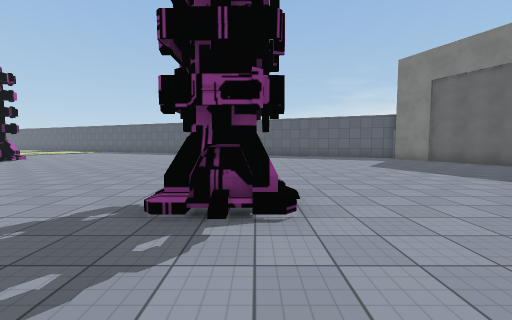
[1] (above)

20 first-person views from a walk through a 3-D level made in the Unity game engine. The camera is 1.5 m above the floor, tilts 4° down and sees 90° across. The floor is counted in squares, 2 m on a side. Each view is taken from the middle of a square. On the plan, view 1 faces up. The plan holds only what a view shows up to about 9 squares ahead; the rest is blank. The place goes on beyond the plan. Some animated figures are left out. Some surface patterns are stand-ins.

[2]
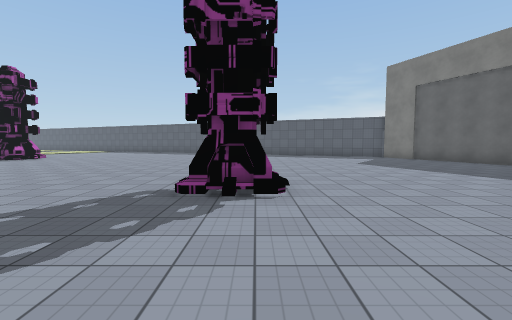

[3]
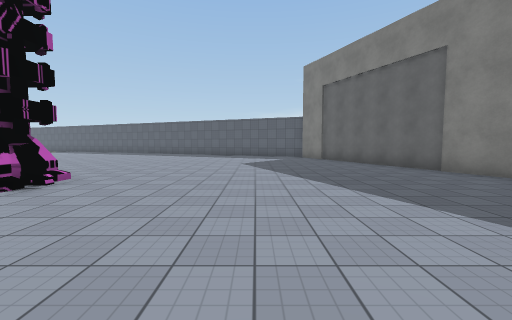

[4]
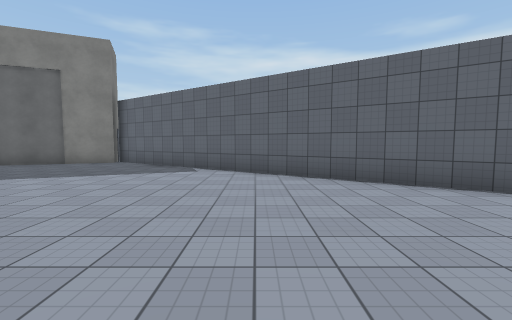

[5]
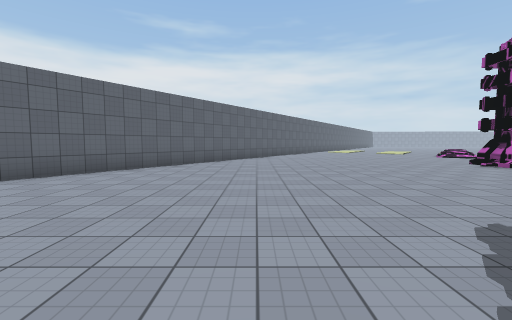

[6]
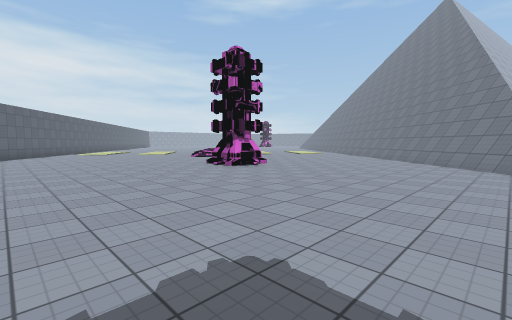

[7]
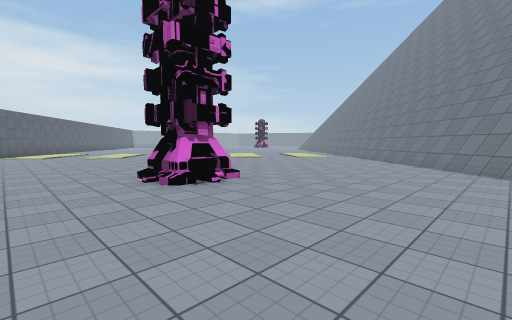

[8]
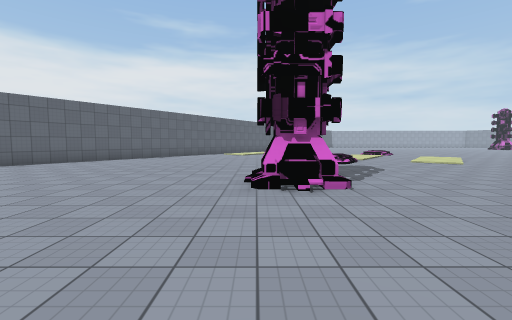

[9]
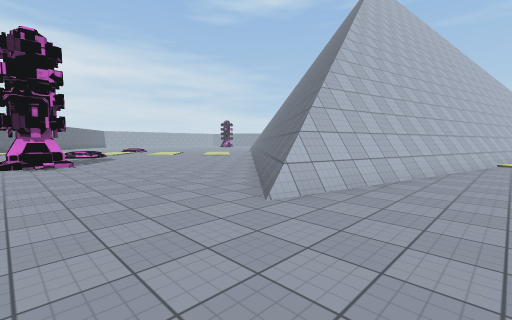

[10]
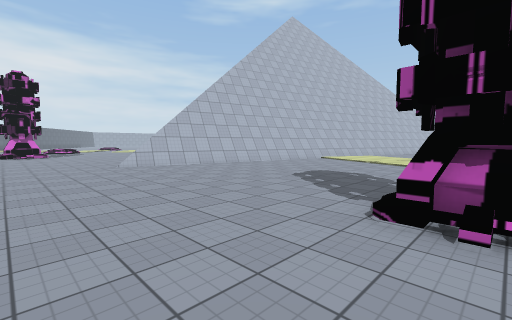

[11]
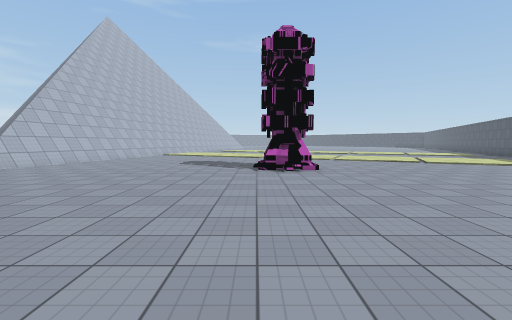

[12]
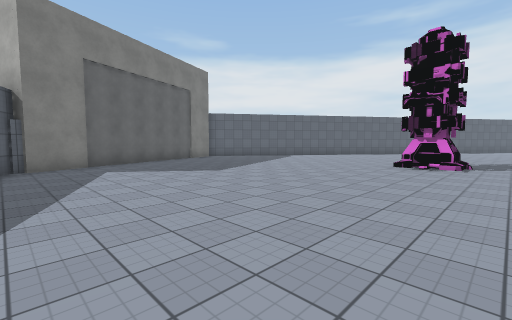

[13]
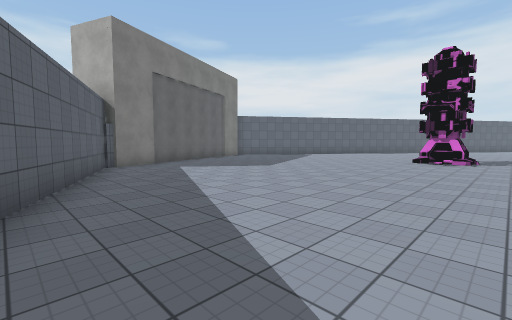

[14]
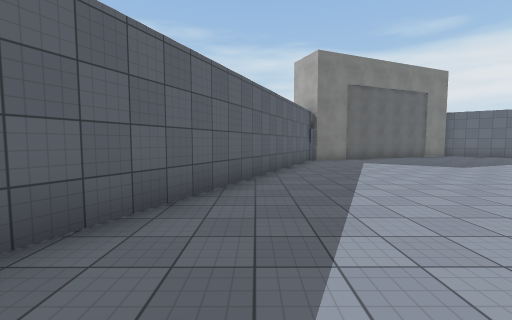

[15]
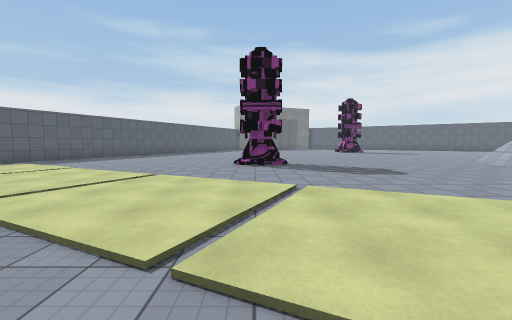

[16]
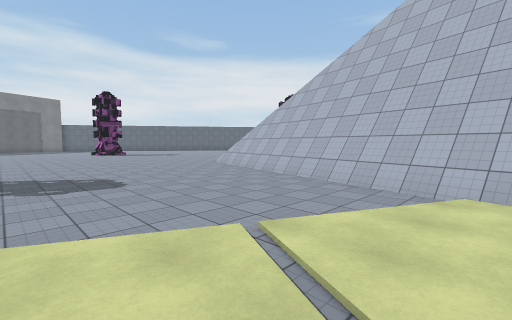

[17]
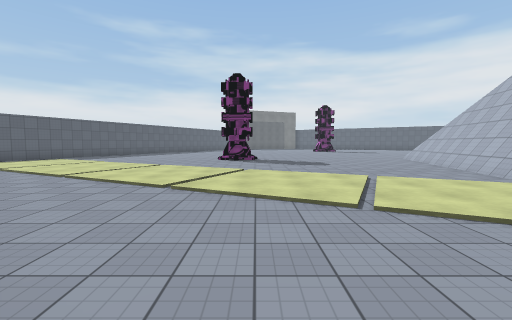

[18]
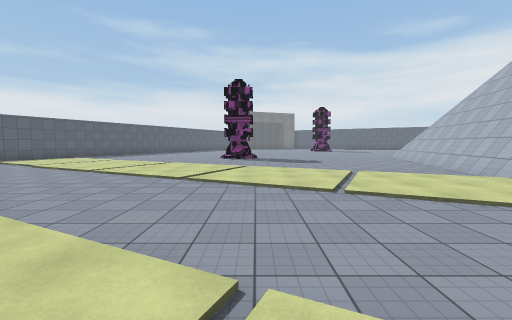

[19]
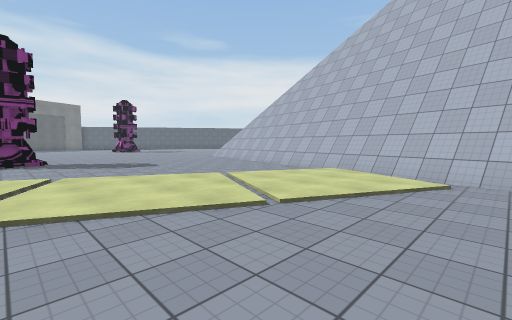

[20]
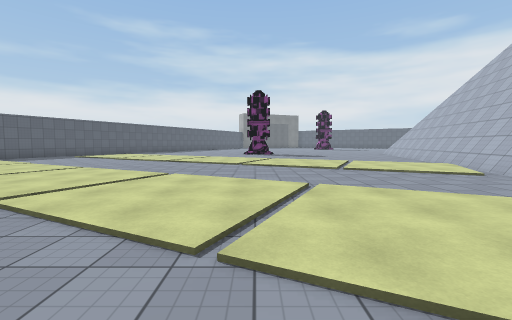

### Floor plan
Points are (right, up) in squares from view 1. A wall is a line through its corners. A room is listed if a view was taken in it or the views show most of it. See-through windows are left out.
Room 1 (views 1, 2, 3, 4, 5, 6, 7, 8, 9, 10, 11, 12, 13, 14, 15, 16, 17, 18, 19, 20)
walls: (-21.1, 4) (-10.3, 1.4) (-15.1, -3.7); (-21.1, 4.2) (-9.7, 1.5); (2.2, -7) (9.1, 3.1); (0.2, -10) (1, -8.9); (6.5, 11.8) (-2.4, 15.8); (9.4, 4.3) (6.2, 11.9)
low walls: (-12.9, 2.5) (-9.7, 1.8) (-15, -3.8); (-17.3, 3.6) (-14.5, 2.9); (-21.1, 4.4) (-18.4, 3.8)
objects: other object (-10, 10); other object (-8, -6) to (-7, -5); other object (-1, 3) to (0, 3)

Positions as (right, up) in squares from view 1, and headings:
1: (0, 0), facing up
2: (0, -1), facing up
3: (4, -1), facing up
4: (0, -1), facing right
5: (0, 2), facing down
6: (-2, 1), facing down-left
7: (-5, -1), facing down-left
8: (-7, -1), facing down
9: (-7, 4), facing down-left
10: (-7, 10), facing down-left
11: (-3, 9), facing left
12: (-2, 12), facing down-right
13: (-2, 14), facing down-right
14: (-4, 14), facing right
15: (-19, 10), facing right
16: (-18, 8), facing down-right
17: (-22, 9), facing right
18: (-23, 9), facing right
19: (-21, 10), facing down-right
20: (-26, 10), facing right
